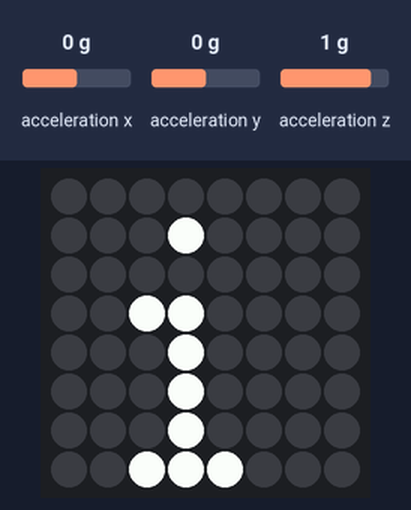
Simulated run of this program. Board: Raspberry Pi (BCM pin numbers) with a Sense HAT. Shown: the Sense HAT's 8×8 RGB LED matrix. Inputs (shaded band) come from the test bench; at power-on: acceleration x 0 g, acceleration y 0 g, acceleration z 1 g.

Above: at 1.2 s.
1.3 s: acceleration x set to -1.4 g
At 1.8 s:
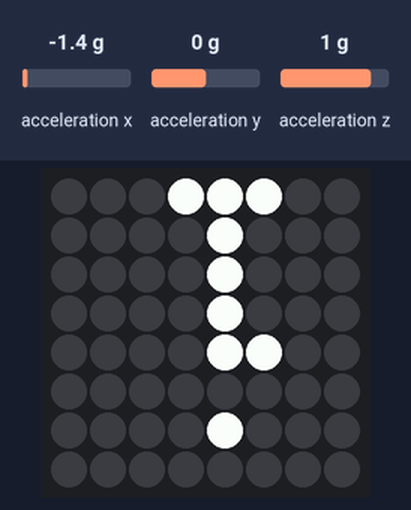
2.8 s: acceleration x set to 0 g
At 4.0 s:
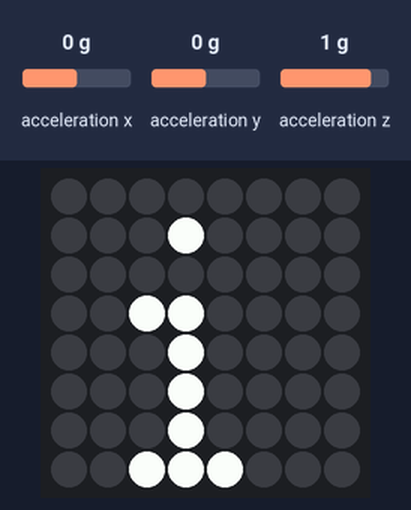
4.3 s: acceleration y set to -1.4 g
At 5.2 s:
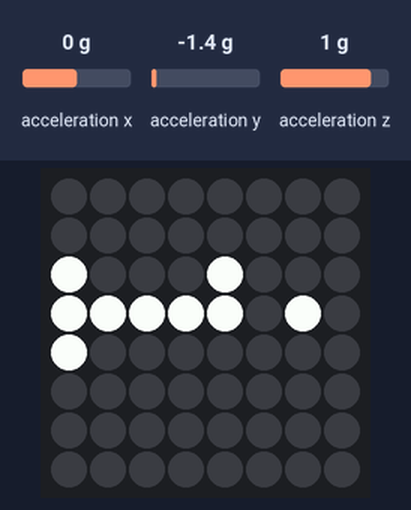
Timing chart, 0 to 7.3 s (numbered marks = the images above; inputs shaded):
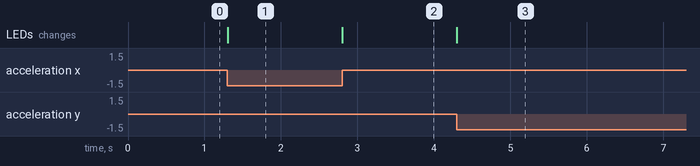

Measured:
- after the input at 1.3 s, the LEDs: change at once (image 1)
- after the input at 2.8 s, the LEDs: change at once (image 2)
- after the input at 4.3 s, the LEDs: change at once (image 3)

The program:

8_accelerometer_screen.py
```python
from sense_hat import SenseHat

sense = SenseHat()

sense.show_letter("i")

while True:
    y, x, z = sense.get_accelerometer_raw().values()

    x = round(x, 0)
    y = round(y, 0)

    if y == -1:
        sense.set_rotation(180)
    elif x == -1:
        sense.set_rotation(90)
    elif x == 1:
        sense.set_rotation(270)
    else:
        sense.set_rotation(0)
```
